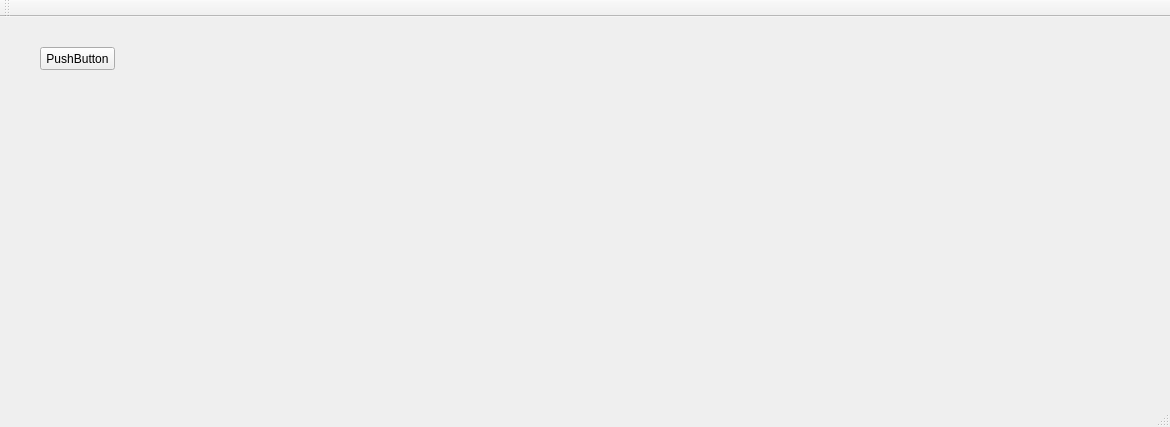
<?xml version="1.0" encoding="UTF-8"?>
<ui version="4.0">
 <class>MainWindow</class>
 <widget class="QMainWindow" name="MainWindow">
  <property name="geometry">
   <rect>
    <x>0</x>
    <y>0</y>
    <width>1170</width>
    <height>427</height>
   </rect>
  </property>
  <property name="windowTitle">
   <string>MainWindow</string>
  </property>
  <widget class="QWidget" name="centralWidget">
   <widget class="QPushButton" name="pushButton">
    <property name="geometry">
     <rect>
      <x>40</x>
      <y>30</y>
      <width>75</width>
      <height>23</height>
     </rect>
    </property>
    <property name="text">
     <string>PushButton</string>
    </property>
   </widget>
   <widget class="QWidget" name="widget" native="true">
    <property name="geometry">
     <rect>
      <x>40</x>
      <y>110</y>
      <width>321</width>
      <height>80</height>
     </rect>
    </property>
   </widget>
  </widget>
  <widget class="QMenuBar" name="menuBar">
   <property name="geometry">
    <rect>
     <x>0</x>
     <y>0</y>
     <width>1170</width>
     <height>21</height>
    </rect>
   </property>
  </widget>
  <widget class="QToolBar" name="mainToolBar">
   <attribute name="toolBarArea">
    <enum>TopToolBarArea</enum>
   </attribute>
   <attribute name="toolBarBreak">
    <bool>false</bool>
   </attribute>
  </widget>
  <widget class="QStatusBar" name="statusBar"/>
 </widget>
 <layoutdefault spacing="6" margin="11"/>
 <resources/>
 <connections/>
</ui>
